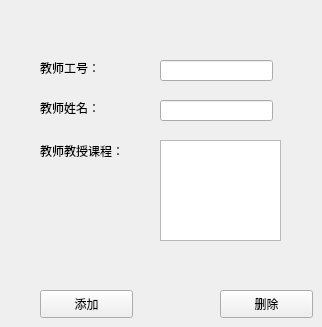
        <widget class="QWidget" name="page_17">
         <widget class="QLineEdit" name="lineEdit_18">
          <property name="geometry">
           <rect>
            <x>160</x>
            <y>60</y>
            <width>113</width>
            <height>21</height>
           </rect>
          </property>
         </widget>
         <widget class="QLineEdit" name="lineEdit_19">
          <property name="geometry">
           <rect>
            <x>160</x>
            <y>100</y>
            <width>113</width>
            <height>21</height>
           </rect>
          </property>
         </widget>
         <widget class="QLabel" name="label_34">
          <property name="geometry">
           <rect>
            <x>40</x>
            <y>60</y>
            <width>72</width>
            <height>15</height>
           </rect>
          </property>
          <property name="text">
           <string>教师工号：</string>
          </property>
         </widget>
         <widget class="QLabel" name="label_35">
          <property name="geometry">
           <rect>
            <x>40</x>
            <y>100</y>
            <width>72</width>
            <height>15</height>
           </rect>
          </property>
          <property name="text">
           <string>教师姓名：</string>
          </property>
         </widget>
         <widget class="QTextEdit" name="textEdit_7">
          <property name="geometry">
           <rect>
            <x>160</x>
            <y>140</y>
            <width>121</width>
            <height>101</height>
           </rect>
          </property>
         </widget>
         <widget class="QLabel" name="label_36">
          <property name="geometry">
           <rect>
            <x>40</x>
            <y>140</y>
            <width>101</width>
            <height>21</height>
           </rect>
          </property>
          <property name="text">
           <string>教师教授课程：</string>
          </property>
         </widget>
         <widget class="QPushButton" name="pushButton_26">
          <property name="geometry">
           <rect>
            <x>40</x>
            <y>290</y>
            <width>93</width>
            <height>28</height>
           </rect>
          </property>
          <property name="text">
           <string>添加</string>
          </property>
         </widget>
         <widget class="QPushButton" name="pushButton_27">
          <property name="geometry">
           <rect>
            <x>220</x>
            <y>290</y>
            <width>93</width>
            <height>28</height>
           </rect>
          </property>
          <property name="text">
           <string>删除</string>
          </property>
         </widget>
        </widget>
